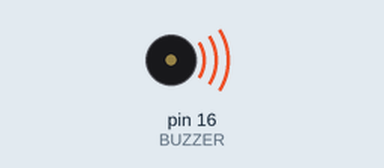
A program run on a simulated Raspberry Pi (header pin numbers). Parts: buzzer (waves = sounding, pin HIGH). What the program prints to the terminal is not drawn. At 10.0 s the program stops and its outputs stay as they are.

Above: at 0.5 s.
Timing chart, 0 to 4.6 s (numbered marks = the images above):
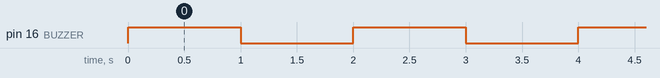

Measured:
- by itself, pin 16 (BUZZER): alternates HIGH for 1.0 s and LOW for 1.0 s, 10 changes in all, then stays LOW

The program:

2A_Buzzer.py
```python
import RPi.GPIO as GPIO
import time
GPIO.setmode(GPIO.BOARD)
BUZZER = 16

GPIO.setup(BUZZER, GPIO.OUT)

for i in range(0,5):
	GPIO.output(BUZZER,True)
	print "BUZZER: ON"
	time.sleep(1)

	GPIO.output(BUZZER,False)
	print "BUZZER: OFF"
	time.sleep(1)

GPIO.cleanup()
```
